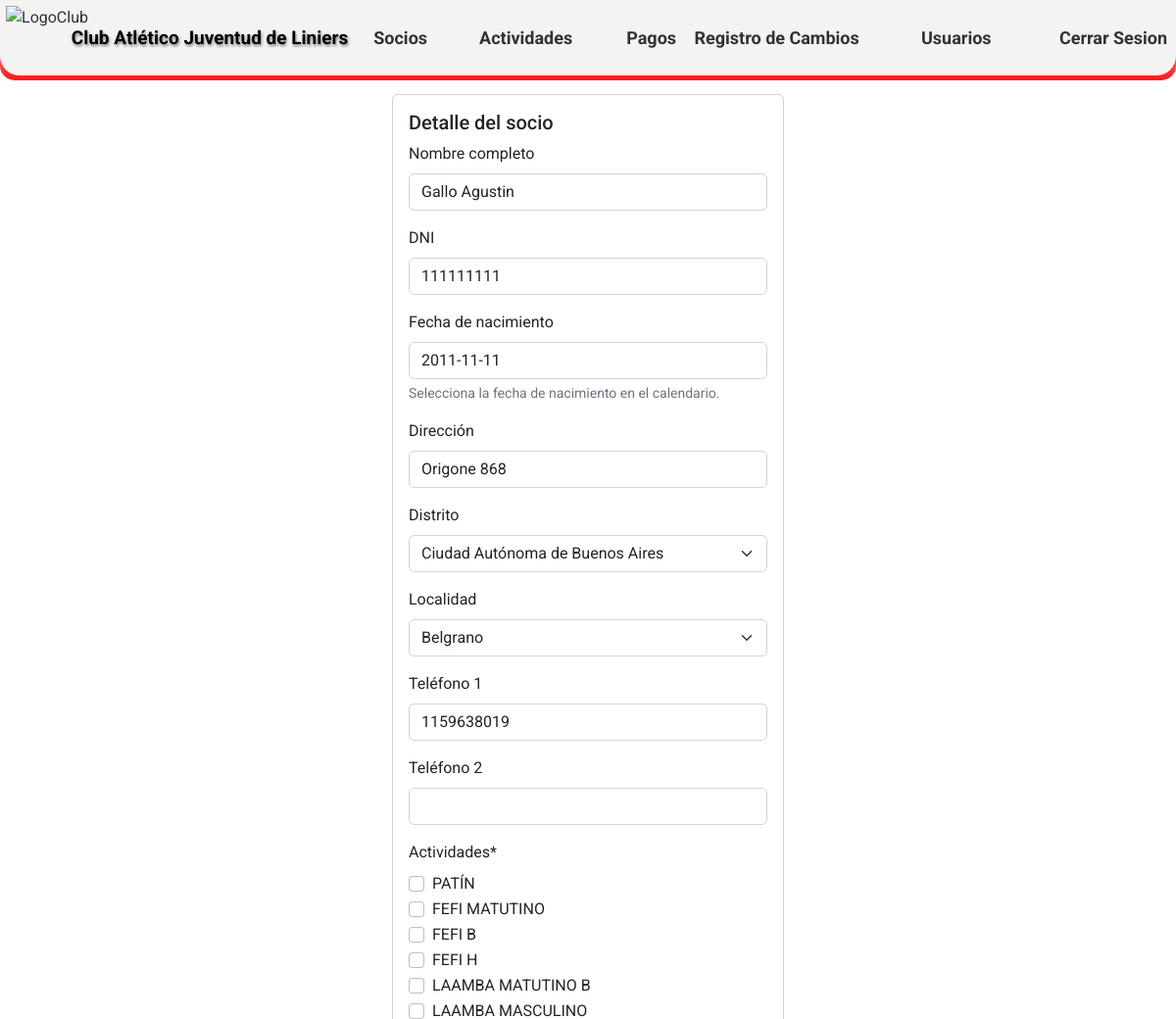
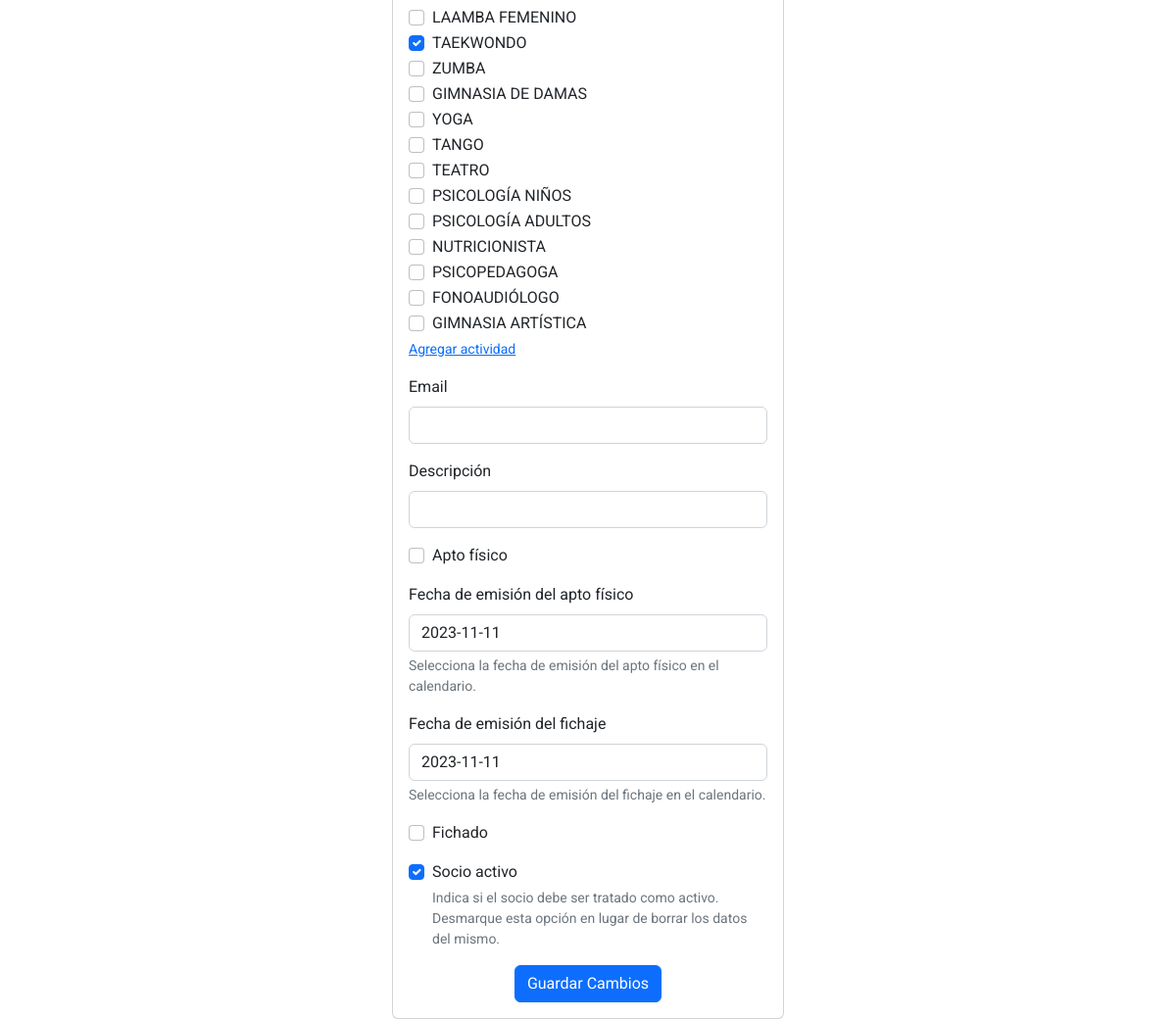
The page /detalles/1/ (signed in) on the database its author committed (2 pictures, top to bottom).
### CAJL/aplications/partners/models.py (models this page shows, shortened)
class partners (models.Model):
    nombre_completo = models.CharField('Nombre completo', max_length=50, validators=[letters_only_validator], blank=True, null=True)
    dni = models.IntegerField('DNI',blank=True, null=True)
    fecha_nacimiento = models.DateField('Fecha de nacimiento',blank=True, null=True)
    direccion = models.CharField('Dirección', max_length=50, blank=True, null=True)
    DISTRICT_CHOICES = location.LOC_CHOICES
    distrito = models.CharField('Distrito',max_length=2, choices=DISTRICT_CHOICES, blank=True, null=True)
    localidad = models.ForeignKey(location, on_delete=models.CASCADE, blank=True, null=True)
    telefono1 = models.CharField('Teléfono 1',max_length=15, blank=True, null=True)
    telefono2 = models.CharField('Teléfono 2',max_length=15,blank=True, null=True)
    actividades = models.ManyToManyField(activities)
    correo = models.EmailField('Email',max_length=40,blank=True, null=True)
    descripcion = models.CharField('Descripción',max_length=50, blank=True, null=True)
    apto_fisico = models.BooleanField('Apto físico',default=False)
    fecha_emisión_apto_físico = models.DateField ('Fecha de emisión del apto físico',blank=True, null=True)
    fecha_emisión_fichaje = models.DateField ('Fecha de emisión del fichaje',blank=True, null=True)
    compite = models.BooleanField('Fichado',default=False)
    socio_activo = models.BooleanField('Socio activo',default=False)
    user = models.ForeignKey(User, on_delete=models.CASCADE)
    class Meta:
        verbose_name = 'Socio'
        verbose_name_plural = 'Socios del club'
        ordering = ['id']

### CAJL/aplications/partners/views.py (the view)
# urls.py: path('detalles/<int:partner_id>/', views.detalles, name='detalles'),
@login_required
def detalles(request, partner_id):
    partner = get_object_or_404(partners, id=partner_id)
    if request.method == 'POST':
        if 'editar' in request.POST:
            form = PartnerDetailsForm(request.POST, instance=partner)
            if form.is_valid():
                updated_partner = form.save(commit=False)
                updated_partner.user = request.user
                updated_partner.save()
                actividades_seleccionadas = request.POST.getlist('actividades')
                updated_partner.actividades.set(actividades_seleccionadas)
                messages.success(request, 'Los datos del socio han sido actualizados.')
                return redirect('socios')
            else:
                messages.error(request, 'Error al actualizar los datos del socio.')
    else:
        form = PartnerDetailsForm(instance=partner)
    return render(request, 'partners/detalles_socio.html', {'form': form, 'partner': partner})

### CAJL/aplications/activities/models.py (called while the page is built)
    def __str__(self):
        return f'{self.nombre_actividad}'

### CAJL/aplications/location/models.py (called while the page is built)
    def __str__(self):
        return f'{self.municipio_nombre}'

### templates/partners/detalles_socio.html (shortened to what this page needs)
{% extends 'loginregister/base.html' %}
{% block content %}
{% load crispy_forms_tags %}
<!DOCTYPE html>
<html>
<head>
</head>
<body>
    <form method="post">
    <div class="card mx-auto" style="width: 25rem;">
        <div class="card-body">
          <h5 class="card-title">Detalle del socio</h5>
          {{ form | crispy }}
          <div class="text-center">
            <button type="submit" name="editar" class="btn btn-primary" id="actualizar-socio">Guardar Cambios</button>
        </div>
        </div>
      </div>
    </form>
</body>
</html>
{% endblock %}

### staticfiles/css/EstilosHome1.css (style rules this page uses)
* { margin: 0; padding: 0; box-sizing: border-box; font-family: 'Roboto', sans-serif; }
body { background-color: #d1d6c1; margin: 0; padding: 0; background-image: url('https://github.com/MarcoNu97/Proyectos-Django/blob/main/Club-Atletico-Juventud-De-Liniers/static/images/Interior%20del%20Club.jpg?raw=true'); background-size: cover; background-position: center; background-attachment: fixed; background-repeat: no-repeat; }

### rows shown on the page
partners: nombre_completo "Gallo Agustin", dni "111111111", fecha_nacimiento "2011-11-11", direccion "Origone 868", distrito "Ciudad Autónoma de Buenos Aires", localidad "Belgrano", telefono1 "1159638019", fecha_emisión_apto_físico "2023-11-11", fecha_emisión_fichaje "2023-11-11", socio_activo "☑"
